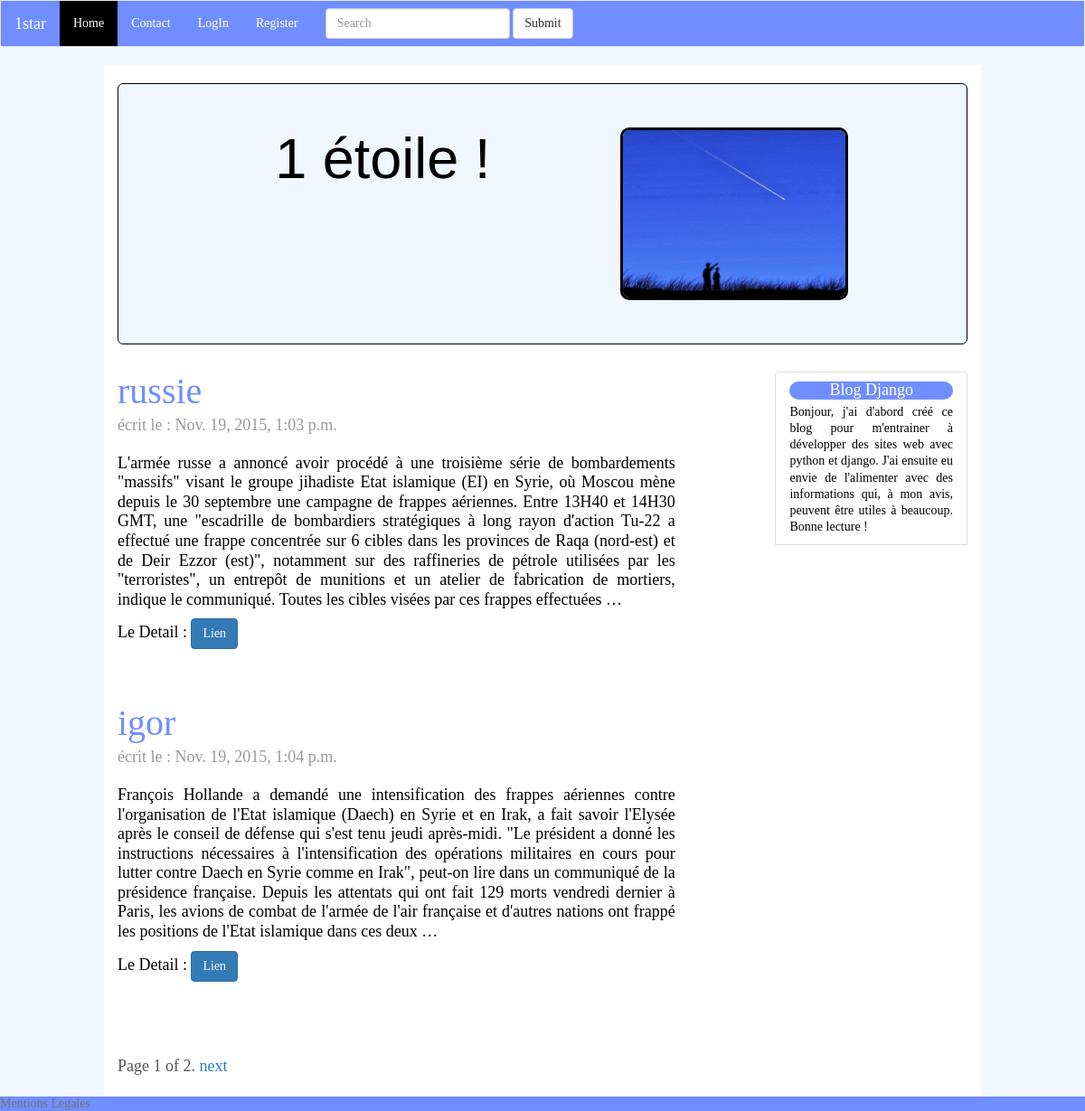
The page / on the database its author committed.
### blogdef/models.py (models this page shows, shortened)
class Parution(models.Model):
	titre = models.CharField(max_length=255,default="sans titre")
	auteur = models.CharField(max_length=100)
	contenu = models.TextField(default="blabla")
	classement = models.ForeignKey(TypeParution)
	date = models.DateTimeField(auto_now_add=True,auto_now=False,verbose_name="Date de parution")

### blogdef/views.py (the view)
# urls.py: url(r'^$','blogdef.views.publication_list',name="test"),#menu
def publication_list(request):
	mesArticles = Parution.objects.all()
	paginator = Paginator(mesArticles,2)
	page = request.GET.get('page')
	print(paginator.num_pages)
	try:
		articles = paginator.page(page)
	except PageNotAnInteger :
		articles = paginator.page(1)
	except EmptyPage:
		articles = paginator.page(paginator.num_pages)
	context = {
		"articles" : articles,
	}
	return render(request,"blogdef/parution_list.html",context)

### blogdef/templates/blogdef/parution_list.html (shortened to what this page needs)
{% extends "base.html" %}
{% block content %}
{% if articles|length > 0 %}
	{% for article in articles %}
					<div class="blog-post">
						<h2 class="blog-post-title">{{ article.titre }}</h2>
						<p class="blog-post-meta">écrit le : {{ article.date }}</p>
						<p style="background-color: white;">
            {%  autoescape off %}
            {{ article.contenu | truncatewords_html:100 }}
            {% endautoescape %}
            </p>
						<p>Le Detail :
            <a class="liens" href="{% url 'parution-detail' pk=article.pk %}">
            <button type="button" class="btn btn-primary">
            Lien
            </button>
            </a>
            </p>
					</div>
	{% endfor %}
{% endif %}
{% endblock %}
{% block suite%}
<div class="pagination">
    <span class="step-links">
        <span class="current">
            Page {{ articles.number }} of {{ articles.paginator.num_pages }}.
        </span>
        {% if articles.has_next %}
            <a href="?page={{ articles.next_page_number }}">next</a>
        {% endif %}
    </span>
</div>
{% endblock %}

### static_in_project/ourStatic/css/blog.css (style rules this page uses)
h1, .h1, h2, .h2, h3, .h3, h4, .h4, h5, .h5, h6, .h6 { margin-top: 0; font-family: Helvetica, "Times New Roman", Times, serif; font-weight: normal; color: #333; }
.blog-post { margin-bottom: 60px; }
.blog-post-title { margin-bottom: 5px; font-size: 40px; }
.blog-post-meta { margin-bottom: 20px; color: #999; }
h2 { font-family: Georgia, "Times New Roman", Times, serif; color: #708EFF; }
p { font-family: Georgia, "Times New Roman", Times, serif; color: black; text-align: justify; line-height: 1.2; }
.liens, .liens:hover { color: white; }

### rows shown on the page
Parution: titre "russie", date "Nov. 19, 2015, 1:03 p.m.", contenu "L'armée russe a annoncé avoir procédé à une troisième série de bombardements \"massifs\" visant le groupe jihadiste Etat islamique (EI) en Syrie, où Moscou mène depuis le 30 septembre une campagne de frappes aériennes. Entre 13H40 et 14H30 GMT, une \"escadrille de bombardiers stratégiques à long rayon d'action Tu-22 a effectué une frappe concentrée sur 6 cibles dans les provinces de Raqa (nord-est) et de Deir Ezzor (est)\", notamment sur des raffineries de pétrole utilisées par les \"terroristes\", un entrepôt de munitions et un atelier de fabrication de mortiers, indique le communiqué. Toutes les cibles visées par ces frappes effectuées …"
Parution: titre "igor", date "Nov. 19, 2015, 1:04 p.m.", contenu "François Hollande a demandé une intensification des frappes aériennes contre l'organisation de l'Etat islamique (Daech) en Syrie et en Irak, a fait savoir l'Elysée après le conseil de défense qui s'est tenu jeudi après-midi. \"Le président a donné les instructions nécessaires à l'intensification des opérations militaires en cours pour lutter contre Daech en Syrie comme en Irak\", peut-on lire dans un communiqué de la présidence française. Depuis les attentats qui ont fait 129 morts vendredi dernier à Paris, les avions de combat de l'armée de l'air française et d'autres nations ont frappé les positions de l'Etat islamique dans ces deux …"

### other values the page prints
{{ articles.number }} "1"
{{ articles.paginator.num_pages }} "2"
